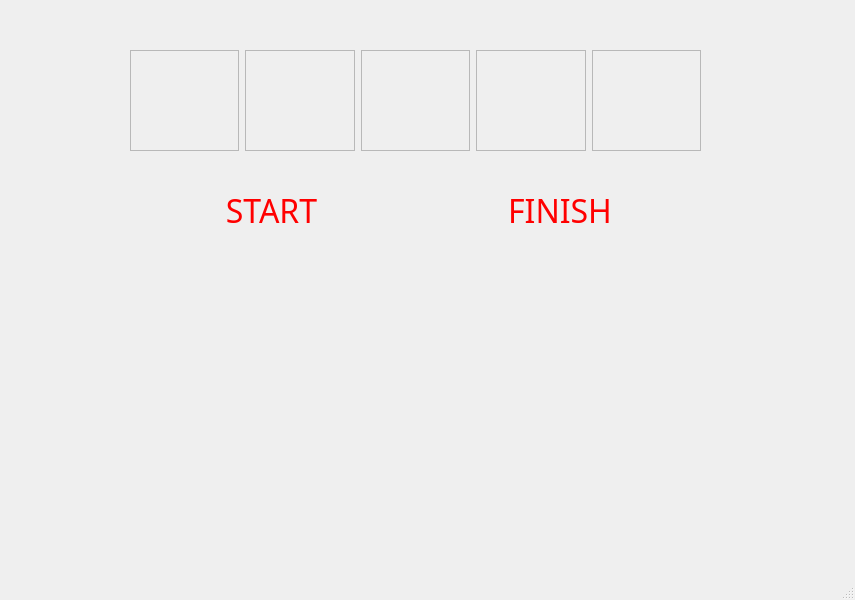
<?xml version="1.0" encoding="UTF-8"?>
<ui version="4.0">
 <class>MainWindow</class>
 <widget class="QMainWindow" name="MainWindow">
  <property name="geometry">
   <rect>
    <x>0</x>
    <y>0</y>
    <width>855</width>
    <height>600</height>
   </rect>
  </property>
  <property name="windowTitle">
   <string>LIGHTS OUT!</string>
  </property>
  <widget class="QWidget" name="centralwidget">
   <widget class="QWidget" name="layoutWidget">
    <property name="geometry">
     <rect>
      <x>130</x>
      <y>50</y>
      <width>571</width>
      <height>101</height>
     </rect>
    </property>
    <layout class="QGridLayout" name="gridLayout">
     <item row="0" column="0">
      <widget class="QFrame" name="light_1">
       <property name="styleSheet">
        <string notr="true">image: url(:/resources/resources/light_off.png);</string>
       </property>
       <property name="frameShape">
        <enum>QFrame::StyledPanel</enum>
       </property>
       <property name="frameShadow">
        <enum>QFrame::Raised</enum>
       </property>
      </widget>
     </item>
     <item row="0" column="1">
      <widget class="QFrame" name="light_2">
       <property name="styleSheet">
        <string notr="true">image: url(:/resources/resources/light_off.png);</string>
       </property>
       <property name="frameShape">
        <enum>QFrame::StyledPanel</enum>
       </property>
       <property name="frameShadow">
        <enum>QFrame::Raised</enum>
       </property>
      </widget>
     </item>
     <item row="0" column="2">
      <widget class="QFrame" name="light_3">
       <property name="styleSheet">
        <string notr="true">image: url(:/resources/resources/light_off.png);</string>
       </property>
       <property name="frameShape">
        <enum>QFrame::StyledPanel</enum>
       </property>
       <property name="frameShadow">
        <enum>QFrame::Raised</enum>
       </property>
      </widget>
     </item>
     <item row="0" column="3">
      <widget class="QFrame" name="light_4">
       <property name="styleSheet">
        <string notr="true">image: url(:/resources/resources/light_off.png);</string>
       </property>
       <property name="frameShape">
        <enum>QFrame::StyledPanel</enum>
       </property>
       <property name="frameShadow">
        <enum>QFrame::Raised</enum>
       </property>
      </widget>
     </item>
     <item row="0" column="4">
      <widget class="QFrame" name="light_5">
       <property name="styleSheet">
        <string notr="true">image: url(:/resources/resources/light_off.png);</string>
       </property>
       <property name="frameShape">
        <enum>QFrame::StyledPanel</enum>
       </property>
       <property name="frameShadow">
        <enum>QFrame::Raised</enum>
       </property>
      </widget>
     </item>
    </layout>
   </widget>
   <widget class="QWidget" name="layoutWidget">
    <property name="geometry">
     <rect>
      <x>130</x>
      <y>160</y>
      <width>571</width>
      <height>101</height>
     </rect>
    </property>
    <layout class="QGridLayout" name="gridLayout_2">
     <item row="0" column="1">
      <widget class="QPushButton" name="pushButton_2">
       <property name="sizePolicy">
        <sizepolicy hsizetype="Expanding" vsizetype="Maximum">
         <horstretch>0</horstretch>
         <verstretch>0</verstretch>
        </sizepolicy>
       </property>
       <property name="font">
        <font>
         <family>Formula1</family>
         <pointsize>24</pointsize>
        </font>
       </property>
       <property name="styleSheet">
        <string notr="true">color: rgb(255, 0, 0);
border-color: rgb(0, 0, 0);</string>
       </property>
       <property name="text">
        <string>FINISH</string>
       </property>
       <property name="flat">
        <bool>true</bool>
       </property>
      </widget>
     </item>
     <item row="0" column="0">
      <widget class="QPushButton" name="button">
       <property name="sizePolicy">
        <sizepolicy hsizetype="Expanding" vsizetype="Maximum">
         <horstretch>0</horstretch>
         <verstretch>0</verstretch>
        </sizepolicy>
       </property>
       <property name="font">
        <font>
         <family>Formula1</family>
         <pointsize>24</pointsize>
        </font>
       </property>
       <property name="styleSheet">
        <string notr="true">color: rgb(255, 0, 0);
border-color: rgb(0, 0, 0);</string>
       </property>
       <property name="text">
        <string>START</string>
       </property>
       <property name="default">
        <bool>false</bool>
       </property>
       <property name="flat">
        <bool>true</bool>
       </property>
      </widget>
     </item>
    </layout>
   </widget>
  </widget>
  <widget class="QMenuBar" name="menubar">
   <property name="geometry">
    <rect>
     <x>0</x>
     <y>0</y>
     <width>855</width>
     <height>21</height>
    </rect>
   </property>
  </widget>
  <widget class="QStatusBar" name="statusbar"/>
 </widget>
 <resources/>
 <connections/>
</ui>
